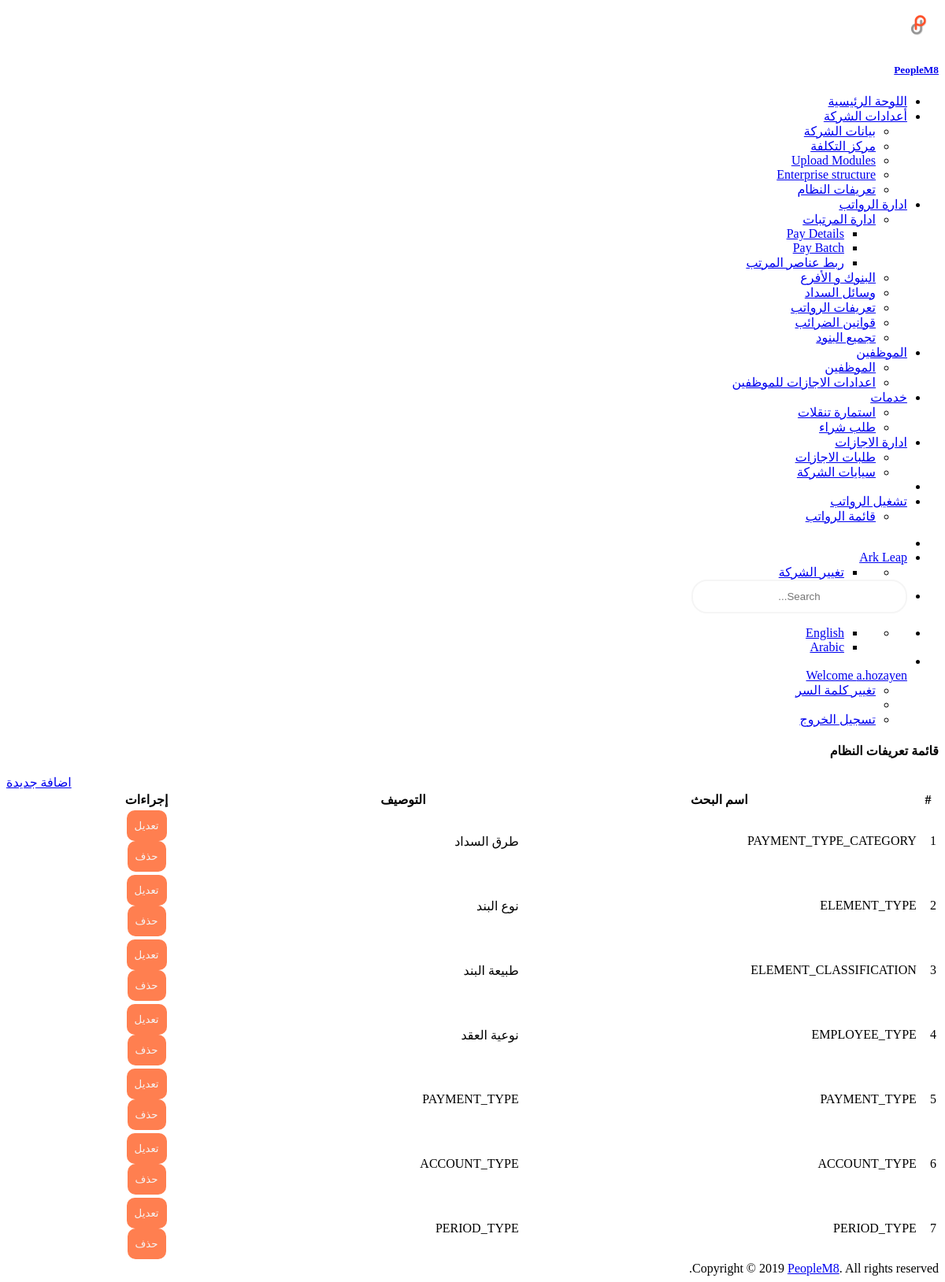
The page /defenition/lookups/list/ (signed in) on the database its author committed.
### custom_user/models.py (models this page shows)
class User(AbstractUser):
    emp_type_list = [("A", _("Admin")),
                     ("E", _("Employee"))]
    company = models.ForeignKey(Enterprise, null=True, blank=True, on_delete=models.CASCADE, related_name='company_user', verbose_name=_('Name'))
    employee_type = models.CharField(max_length=3, choices=emp_type_list, verbose_name=_('Employee Type'))
    business_unit_name = models.CharField(max_length=150, null=True, blank=True, verbose_name=_('Business Unit Name'))
    reg_tax_num = models.CharField(max_length=150, null=True, blank=True, verbose_name=_('Reg Tax Num'))
    commercail_record = models.CharField(max_length=150, null=True, blank=True, verbose_name=_('Commercail Record '))

### company/models.py (models this page shows)
class Enterprise(models.Model):
    enterprise_user = models.ForeignKey(settings.AUTH_USER_MODEL, on_delete=models.CASCADE, related_name="company_user")
    name = models.CharField(max_length=255, verbose_name=_('Company Name'))
    reg_tax_num = models.CharField(max_length=150, verbose_name=_('Reg Tax Num'))
    commercail_record = models.CharField(max_length=150, verbose_name=_('Commercial Record'))
    address1 = models.CharField(max_length=255, blank=True, null=True, verbose_name=_('Address1'))
    phone = models.CharField(max_length=255, blank=True, null=True, verbose_name=_('Phone'))
    mobile = models.CharField(max_length=255, blank=True, null=True, verbose_name=_('Mobile'))
    fax = models.CharField(max_length=255, blank=True, null=True, verbose_name=_('Fax'))
    email = models.EmailField(blank=True, null=True, verbose_name=_('Email'))
    country = models.ForeignKey(Country, on_delete=models.CASCADE, null=True, blank=True, verbose_name=_('Country'))
    slug = models.SlugField(blank=True, null=True)
    start_date = models.DateField(auto_now=False, auto_now_add=False, default=date.today, verbose_name=_('Start Date'))
    end_date = models.DateField(auto_now=False, auto_now_add=False, blank=True, null=True, verbose_name=_('End Date'))
    created_by = models.ForeignKey(settings.AUTH_USER_MODEL, blank=False, on_delete=models.CASCADE,
                                   related_name="company_created_by")
    creation_date = models.DateField(auto_now=True, auto_now_add=False)
    last_update_by = models.ForeignKey(settings.AUTH_USER_MODEL, blank=True, null=True, on_delete=models.CASCADE,
                                       related_name="company_last_update_by")
    last_update_date = models.DateField(auto_now=False, auto_now_add=True)
    attribute1 = models.CharField(max_length=255)
    attribute2 = models.CharField(max_length=255)
    attribute3 = models.CharField(max_length=255)
    attribute4 = models.CharField(max_length=255)
    attribute5 = models.CharField(max_length=255)
    attribute6 = models.CharField(max_length=255)
    attribute7 = models.CharField(max_length=255)
    attribute8 = models.CharField(max_length=255)
    attribute9 = models.CharField(max_length=255)
    attribute10 = models.CharField(max_length=255)
    attribute11 = models.CharField(max_length=255)
    attribute12 = models.CharField(max_length=255)
    attribute13 = models.CharField(max_length=255)
    attribute14 = models.CharField(max_length=255)
    attribute15 = models.CharField(max_length=255)
    def __str__(self):
        return self.name

### defenition/models.py (models this page shows, shortened)
class LookupType(models.Model):
    enterprise = models.ForeignKey(Enterprise, on_delete=models.CASCADE, related_name='enterprise_lookup_type',
                                   verbose_name=_('Enterprise Name'))
    lookup_type_name = models.CharField(max_length=100, verbose_name=_('Lookup Type'))
    lookup_type_description = models.CharField(max_length=255, null=True, blank=True, verbose_name=_('Description'))
    start_date = models.DateField(auto_now=False, auto_now_add=False, default=date.today, blank=True, null=True,
                                  verbose_name=_('Start Date'))
    end_date = models.DateField(auto_now=False, auto_now_add=False, blank=True, null=True, verbose_name=_('End Date'))
    created_by = models.ForeignKey(settings.AUTH_USER_MODEL, blank=False, on_delete=models.CASCADE,
                                   related_name="lookup_type_created_by")
    creation_date = models.DateField(auto_now=True, auto_now_add=False)
    last_update_by = models.ForeignKey(settings.AUTH_USER_MODEL, null=True, blank=True, on_delete=models.CASCADE,
                                       related_name="lookup_type_last_update_by")
    last_update_date = models.DateField(auto_now=False, auto_now_add=True)
    objects = LookupTypeManager()

### defenition/views.py (the view)
# urls.py: path('list/', views.listLookupView, name='list-lookups'),
@login_required(login_url='home:user-login')
def listLookupView(request):
    lookup_list = LookupType.objects.all(user=request.user)
    lookupContext = {
        'page_title': _("Lookup list"),
        'lookup_list': lookup_list}
    return render(request, 'lookups-list.html', lookupContext)

### defenition/manager.py (called while the page is built)
    def all(self,user, *args, **kwargs):
        return super(LookupTypeManager, self).filter((Q(enterprise__enterprise_user = user) | Q(enterprise=1))).filter(Q(end_date__gte=date.today())|Q(end_date__isnull=True))

### defenition/templates/lookups-list.html (shortened to what this page needs)
{% extends 'master.html'%}
{% load staticfiles%}
{% load crispy_forms_tags %}
{% load l10n %}
{% load i18n %}
{% block body%}
<div class="container-fluid">
  <div class="row" style="margin-left:0px;">
    <div class="col-md-8">
      <h4 class="c-grey-900">{{page_title|title}}</h4>
    </div>
    <div class="col-md-4">
      <div class="gap-10 peers {% if LANGUAGE_BIDI %} push-left {% else %} push-right {% endif %} ">
        <div class="peer"><a href="{% url 'defenition:lookup-create' %}" class="btn cur-p btn-primary">{% trans "Add" %}</a></div>
      </div>
    </div>
  </div>
  <div class="row" style="margin-left:0px;">
    <div class="col-md-12">
      <div class="bgc-white bd bdrs-3 p-20 mB-20">
        <table class="table table-striped table-bordered" id="dataTable" width="100%">
          <thead>
            <tr>
              <th>#</th>
              <th>{% trans "Lookup Name" %}</th>
              <th>{% trans "Description" %}</th>
              <th width="30%">{% trans "Actions" %}</th>
            </tr>
          </thead>
          <tbody>
            {% for x in lookup_list %}
            <tr>
              <td scope="row">{{ forloop.counter }}</td>
              <td>{{ x.lookup_type_name }}</td>
              <td>{{ x.lookup_type_description }}</td>
              <td class="Actions">
                <div class="gap-10 peers">
                  <div class="peer">
                    <a href="{% url 'defenition:update-lookup' pk=x.id %}">
                      <button type="button" class="btn cur-p btn-outline-primary">{% trans "Update" %}</button>
                    </a>
                  </div>
                  <div class="peer">
                    <a href="#">
                      <button type="button" class="btn cur-p btn-outline-danger" data-toggle="modal" data-target="#delete-modal{{x.pk}}">{% trans "Delete" %}</button>
                    </a>
                  </div>
                </div>
              </td>
            </tr>
            {% endfor %}
          </tbody>
        </table>
      </div>
    </div>
  </div>
</div>
{% endblock body%}

### MashreqPayroll/templates/top_nav.html (shortened to what this page needs)
{% load staticfiles %}
{% load i18n %}
{% load l10n %}
{% get_current_language_bidi as LANGUAGE_BIDI %}
<div class="header-container">
  <ul class="{% if LANGUAGE_BIDI %} nav-right {% else %} nav-left {% endif %}">
    <li><a id="sidebar-toggle" class="sidebar-toggle" href="javascript:void(0);"></a></li>
    <li class="notifications dropdown">
      <a href="#" class="dropdown-toggle no-after" data-toggle="dropdown">
        {% if LANGUAGE_BIDI %}
        <span class="fsz-sm c-grey-900">{{request.user.company}}</span>
        {% else %}
        <span class="fsz-sm c-grey-900">{{request.user.company}}</span>
        <i class="ti-angle-down" style="font-size: xx-small;"></i>
        {% endif %}
      </a>
      <ul class="dropdown-menu" style="min-width: 125px;">
        <li>
          <ul class="dropdown-menu p-5 fsz-sm" style="position: relative;">
            <li><a href="{% url 'company:user-companies-list' %}" class="d-b td-n pY-5 bgcH-grey-100 c-grey-700">{% trans "Change Company" %}</a></li>
          </ul>
        </li>
      </ul>
    </li>
    <li class="search-input"><input class="form-control" type="text" placeholder="Search..."></li>
  </ul>
  <ul class="{% if LANGUAGE_BIDI %} nav-left {% else %} nav-right {% endif %}">
    <li class="notifications dropdown">
      <ul class="dropdown-menu" style="min-width: 125px;">
        <li>
          <ul class="ovY-a pos-r scrollable lis-n p-0 m-0 fsz-sm">
            <li><a href="{% url 'home:en' %}" class="peers fxw-nw td-n p-20 bdB c-grey-800 cH-blue bgcH-grey-100">English</a></li>
            <li><a href="{% url 'home:ar' %}" class="peers fxw-nw td-n p-20 bdB c-grey-800 cH-blue bgcH-grey-100">Arabic</a></li>
          </ul>
        </li>
      </ul>
    </li>
    <li class="dropdown">
      <a href="#" class="dropdown-toggle no-after peers fxw-nw ai-c lh-1" data-toggle="dropdown">
        <div class="peer mR-10"><img class="w-2r bdrs-50p" src="#" alt=""></div>
        <div class="peer"><span class="fsz-sm c-grey-900">Welcome {{request.user}}</span></div>
      </a>
      <ul class="dropdown-menu fsz-sm">
        <li>
          {% if user.is_authenticated %}
          <a href="{% url 'home:password_change' %}" class="d-b td-n pY-5 bgcH-grey-100 c-grey-700">
            <span>{% trans "Change Password" %}</span>
          </a>
          {% endif %}
        </li>
        <li role="separator" class="divider"></li>
        {% if user.is_authenticated %}
        <li>
          <a href="{% url 'home:logout' %}" class="d-b td-n pY-5 bgcH-grey-100 c-grey-700">
             <span>{% trans "Log out" %}</span>
          </a>
        </li>
        {% else %}
        <li>
          <a href="{% url 'home:user-login' %}" class="d-b td-n pY-5 bgcH-grey-100 c-grey-700">
            <i class="ti-power-off mR-10"></i> <span>{% trans "Log in" %}</span>
          </a>
        </li>
        {% endif %}
      </ul>
    </li>
  </ul>
</div>

### MashreqPayroll/static/css/style-main-ar.css (style rules this page uses)
body { text-align: right !important; }
input { border: 2px solid whitesmoke; border-radius: 20px; padding: 12px 10px; text-align: center; width: 250px; }
button { border: none; border-radius: 10px; padding: 12px 10px; text-align: center; cursor: pointer; background: coral; color: whitesmoke; }
.Actions { display: block ruby; text-align: center; }
.push-left { float: left; }

### MashreqPayroll/static/css/style.css (style rules this page uses)
th { text-align: center; }

### rows shown on the page
User: user.company "Ark Leap", user "a.hozayen"
LookupType: lookup_type_name "PAYMENT_TYPE_CATEGORY", lookup_type_description "طرق السداد"
LookupType: lookup_type_name "ELEMENT_TYPE", lookup_type_description "نوع البند"
LookupType: lookup_type_name "ELEMENT_CLASSIFICATION", lookup_type_description "طبيعة البند"
LookupType: lookup_type_name "EMPLOYEE_TYPE", lookup_type_description "نوعية العقد"
LookupType: lookup_type_name "PAYMENT_TYPE", lookup_type_description "PAYMENT_TYPE"
LookupType: lookup_type_name "ACCOUNT_TYPE", lookup_type_description "ACCOUNT_TYPE"
LookupType: lookup_type_name "PERIOD_TYPE", lookup_type_description "PERIOD_TYPE"

### other values the page prints
{{ page_title|title }} "قائمة تعريفات النظام"
